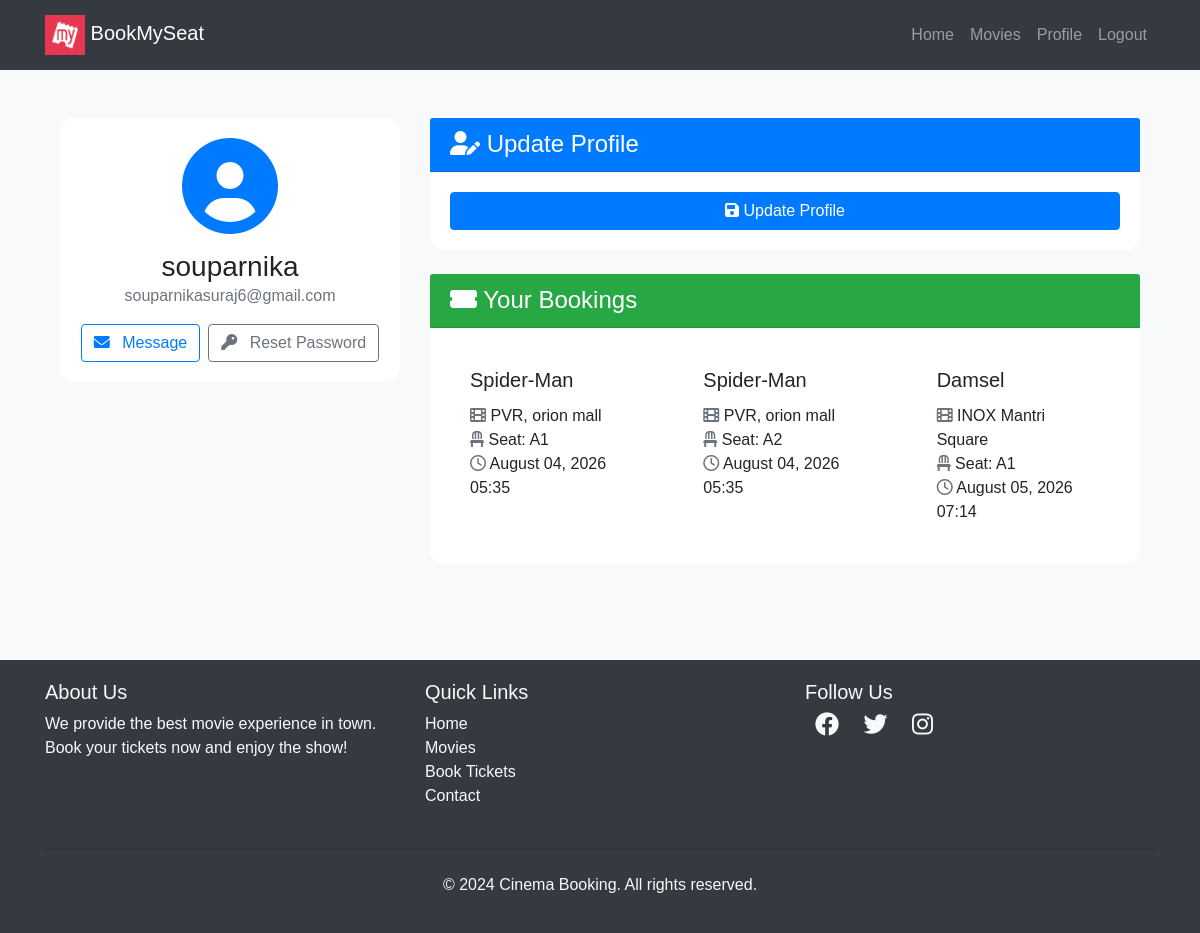
/profile/ (signed in), run on the app's committed database.
### movies/models.py (models this page shows, shortened)
class Booking(models.Model):
    user = models.ForeignKey(User, on_delete=models.CASCADE)
    seat = models.OneToOneField(Seat, on_delete=models.CASCADE)
    movie = models.ForeignKey(Movie, on_delete=models.CASCADE)
    theater = models.ForeignKey(Theater, on_delete=models.CASCADE)
    booked_at = models.DateTimeField(auto_now_add=True)

class Movie(models.Model):
    name = models.CharField(max_length=255)
    image = models.ImageField(upload_to='movies/')
    rating = models.DecimalField(max_digits=3, decimal_places=1)
    cast = models.TextField()
    description = models.TextField(blank=True, null=True)

class Theater(models.Model):
    name = models.CharField(max_length=255)
    movie = models.ForeignKey(Movie, on_delete=models.CASCADE, related_name='theaters')
    time = models.DateTimeField()

class Seat(models.Model):
    theater = models.ForeignKey(Theater, on_delete=models.CASCADE, related_name='seats')
    seat_number = models.CharField(max_length=10)
    is_booked = models.BooleanField(default=False)

### users/views.py (the view)
# urls.py: path('profile/', profile, name='profile'),
@login_required
def profile(request):
    bookings = Booking.objects.filter(user=request.user)
    if request.method == 'POST':
        u_form = UserUpdateForm(request.POST, instance=request.user)
        if u_form.is_valid():
            u_form.save()
            return redirect('profile')
    else:
        u_form = UserUpdateForm(instance=request.user)
    return render(request, 'users/profile.html', {'form': u_form, 'bookings': bookings})

### templates/users/profile.html (shortened to what this page needs)
{% extends "users/basic.html" %} {% block content %}
<div class="container py-5">
  <div class="row">
    <div class="col-lg-4 mb-4">
      <div class="card shadow">
        <div class="card-body text-center">
          <div class="mb-3">
            <i class="fas fa-user-circle fa-6x text-primary"></i>
          </div>
          <h3 class="card-title mb-0">{{ user.username }}</h3>
          <p class="text-muted mb-3">{{ user.email }}</p>
            <div class="d-flex justify-content-center">
                <a href="#" class="btn btn-outline-primary mr-2">
                    <i class="fas fa-envelope mr-2"></i> Message
                </a>
                <a href="{% url 'password_reset' %}" class="btn btn-outline-secondary">
                    <i class="fas fa-key mr-2"></i> Reset Password
                </a>
            </div>
        </div>
      </div>
    </div>
    <div class="col-lg-8">
      <div class="card shadow mb-4">
        <div class="card-header bg-primary text-white">
          <h4 class="mb-0"><i class="fas fa-user-edit me-2"></i> Update Profile</h4>
        </div>
        <div class="card-body">
          <form method="POST">
            <button class="btn btn-primary w-100" type="submit"><i class="fas fa-save me-2"></i> Update Profile</button>
          </form>
        </div>
      </div>
      <div class="card shadow">
        <div class="card-header bg-success text-white">
          <h4 class="mb-0"><i class="fas fa-ticket-alt me-2"> </i> Your Bookings</h4>
        </div>
        <div class="card-body">
          {% if bookings %}
            <div class="row row-cols-1 row-cols-md-2 g-4">
              {% for booking in bookings %}
                <div class="col">
                  <div class="card h-100 border-0 shadow-sm">
                    <div class="card-body">
                      <h5 class="card-title">{{ booking.movie.name }}</h5>
                      <p class="card-text">
                        <i class="fas fa-film me-2 text-muted"> </i>  {{ booking.theater.name }}<br>
                        <i class="fas fa-chair me-2 text-muted"> </i>  Seat: {{ booking.seat.seat_number }}<br>
                        <i class="far fa-clock me-2 text-muted"> </i>  {{ booking.booked_at|date:"F d, Y H:i" }}
                      </p>
                    </div>
                  </div>
                </div>
              {% endfor %}
            </div>
          {% else %}
            <div class="text-center py-5">
              <i class="fas fa-ticket-alt fa-4x text-muted mb-3"></i>
              <p class="lead mb-0">No bookings yet. Time to plan your next movie night!</p>
            </div>
          {% endif %}
        </div>
      </div>
    </div>
  </div>
</div>
<link rel="stylesheet" href="https://cdnjs.cloudflare.com/ajax/libs/font-awesome/6.0.0-beta3/css/all.min.css">
{% endblock %}

### templates/users/basic.html (style rules this page uses)
body { font-family: Arial, sans-serif; }

### templates/users/profile.html (style rules this page uses)
body { background-color: #f8f9fa; }
.card { border-radius: 15px; border: none; transition: transform 0.3s ease-in-out; }
.card-header { border-top-left-radius: 15px; border-top-right-radius: 15px; }

### data on the page
Booking: movie.name "Spider-Man", theater.name "PVR, orion mall", seat.seat_number "A1", booked_at "August 04, 2026 05:35"
Booking: movie.name "Spider-Man", theater.name "PVR, orion mall", seat.seat_number "A2", booked_at "August 04, 2026 05:35"
Booking: movie.name "Damsel", theater.name "INOX Mantri Square", seat.seat_number "A1", booked_at "August 05, 2026 07:14"

### other printed values
{{ user.username }} "souparnika"
{{ user.email }} "souparnikasuraj6@gmail.com"
